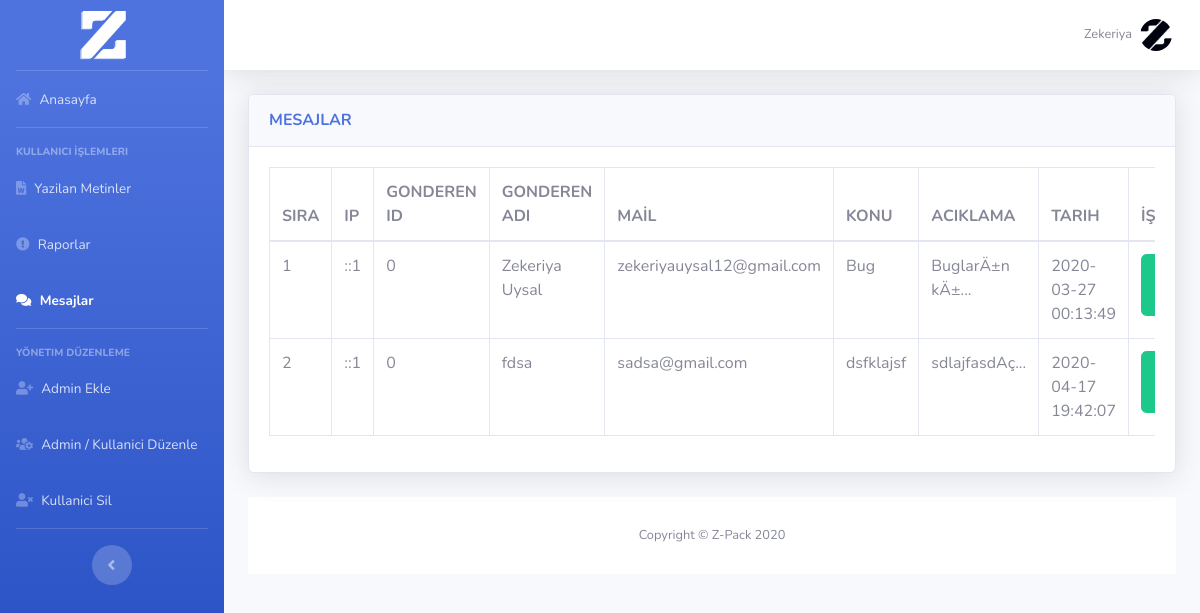
The page /webxpanel/panel/show_contact.php (signed in) on the database its author committed.
### tables this page shows
CREATE TABLE `contact` (
  `ID` int(11) NOT NULL,
  `IP` varchar(225) NOT NULL,
  `fromID` int(11) NOT NULL DEFAULT 0,
  `name` text NOT NULL,
  `email` text NOT NULL,
  `subject` text NOT NULL,
  `description` text NOT NULL,
  `date` timestamp NOT NULL DEFAULT current_timestamp(),
  `done` int(11) NOT NULL DEFAULT 0
);

### webxpanel/panel/show_contact.php (the view, shortened to what this page needs)
 <?php
require_once "../ajax/header.php";
?>
<div class="card shadow mb-4">
            <div class="card-header py-3">
              <h6 class="m-0 font-weight-bold text-primary">MESAJLAR</h6>
            </div>
            <div class="card-body">
              <div class="table-responsive">
                <table class="table table-bordered" id="dataTable" width="100%" cellspacing="0">
                  <thead>
                    <tr>
                      <th>SIRA</th>
                      <th>IP</th>
                      <th>GONDEREN ID</th>
                      <th>GONDEREN ADI</th>
                      <th>MAİL</th>
                      <th>KONU</th>
                      <th>ACIKLAMA</th>
                      <th>TARIH</th>
                      <th>İŞLEM</th>
                    </tr>
                  </thead>
                  <tbody>
                  	  <?php
        $getTxt = $conn->query("select * from contact WHERE done=0 ");
        $i=0;
          while ($txt=mysqli_fetch_array($getTxt)){
              $ID = $txt['ID'];
              $IP = $txt['IP'];
              $fromID = $txt['fromID'];
              $name = $txt['name'];
              $email = $txt['email'];
              $subject = $txt['subject'];
              $description = $txt['description'];
              $date = $txt['date'];
              $i +=1;
              echo "<tr>
      <td> $i </td>
      <td> $IP </td>
      <td> $fromID </td>
      <td> $name </td>
      <td> $email </td>
      <td> $subject</td>";
        echo "<td>";
      if (strlen($description)>20) {
     echo substr($description,0,20)."...";
      } else {
      echo $description;
       }echo"</td>
      <td> $date</td>
      <td><a href='show_contact_make.php?ID=$ID'><button class='btn btn-success' type='submit'><i class='fas fa-eye'></i> Görüntüle</button></a></td>";
  }
?>
   </tbody>
     </table>
 </div>
</div>
</div>
<?php
include "../ajax/footer.php";
?>

### rows shown on the page
contact: IP "::1", fromID "0", name "Zekeriya Uysal", email "zekeriyauysal12@gmail.com", subject "Bug", description "BuglarÄ±n kÄ±", date "2020-03-27 00:13:49"
contact: IP "::1", fromID "0", name "fdsa", email "sadsa@gmail.com", subject "dsfklajsf", description "sdlajfasdAç", date "2020-04-17 19:42:07"

### other values the page prints
$_SESSION["username"] "Zekeriya"
